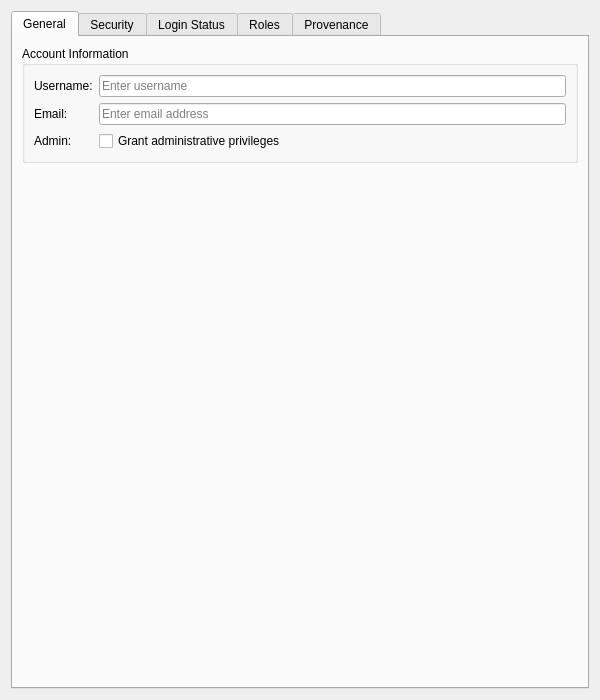
<?xml version="1.0" encoding="UTF-8"?>
<ui version="4.0">
 <class>AccountDetailDialog</class>
 <widget class="QWidget" name="AccountDetailDialog">
  <property name="geometry">
   <rect>
    <x>0</x>
    <y>0</y>
    <width>600</width>
    <height>700</height>
   </rect>
  </property>
  <property name="minimumSize">
   <size>
    <width>600</width>
    <height>500</height>
   </size>
  </property>
  <property name="sizePolicy">
   <sizepolicy hsizetype="Preferred" vsizetype="Preferred">
    <horstretch>0</horstretch>
    <verstretch>0</verstretch>
   </sizepolicy>
  </property>
  <property name="windowTitle">
   <string>Account Details</string>
  </property>
  <layout class="QVBoxLayout" name="verticalLayout">
   <item>
    <widget class="QTabWidget" name="tabWidget">
     <property name="currentIndex"><number>0</number></property>
     <widget class="QWidget" name="generalTab">
      <attribute name="title"><string>General</string></attribute>
      <layout class="QVBoxLayout" name="generalLayout">
       <item>
        <widget class="QGroupBox" name="accountInfoGroup">
         <property name="title">
          <string>Account Information</string>
         </property>
         <layout class="QFormLayout" name="formLayout">
          <item row="0" column="0">
           <widget class="QLabel" name="labelUsername">
            <property name="text">
             <string>Username:</string>
            </property>
           </widget>
          </item>
          <item row="0" column="1">
           <widget class="QLineEdit" name="usernameEdit">
            <property name="placeholderText">
             <string>Enter username</string>
            </property>
           </widget>
          </item>
          <item row="1" column="0">
           <widget class="QLabel" name="labelEmail">
            <property name="text">
             <string>Email:</string>
            </property>
           </widget>
          </item>
          <item row="1" column="1">
           <widget class="QLineEdit" name="emailEdit">
            <property name="placeholderText">
             <string>Enter email address</string>
            </property>
           </widget>
          </item>
          <item row="2" column="0">
           <widget class="QLabel" name="labelIsAdmin">
            <property name="text">
             <string>Admin:</string>
            </property>
           </widget>
          </item>
          <item row="2" column="1">
           <widget class="QCheckBox" name="isAdminCheckBox">
            <property name="text">
             <string>Grant administrative privileges</string>
            </property>
           </widget>
          </item>
         </layout>
        </widget>
       </item>
       <item>
        <spacer name="verticalSpacerGeneral">
         <property name="orientation">
          <enum>Qt::Vertical</enum>
         </property>
         <property name="sizeHint" stdset="0">
          <size>
           <width>20</width>
           <height>40</height>
          </size>
         </property>
        </spacer>
       </item>
      </layout>
     </widget>
     <widget class="QWidget" name="securityTab">
      <attribute name="title"><string>Security</string></attribute>
      <layout class="QVBoxLayout" name="securityLayout">
       <item>
        <widget class="QGroupBox" name="passwordGroup">
         <property name="title">
          <string>Password</string>
         </property>
         <layout class="QFormLayout" name="formLayout_2">
          <item row="0" column="0">
           <widget class="QLabel" name="labelPassword">
            <property name="text">
             <string>Password:</string>
            </property>
           </widget>
          </item>
          <item row="0" column="1">
           <widget class="QLineEdit" name="passwordEdit">
            <property name="echoMode">
             <enum>QLineEdit::Password</enum>
            </property>
            <property name="placeholderText">
             <string>Enter password</string>
            </property>
           </widget>
          </item>
          <item row="1" column="0">
           <widget class="QLabel" name="labelConfirmPassword">
            <property name="text">
             <string>Confirm Password:</string>
            </property>
           </widget>
          </item>
          <item row="1" column="1">
           <widget class="QLineEdit" name="confirmPasswordEdit">
            <property name="echoMode">
             <enum>QLineEdit::Password</enum>
            </property>
            <property name="placeholderText">
             <string>Confirm password</string>
            </property>
           </widget>
          </item>
         </layout>
        </widget>
       </item>
       <item>
        <spacer name="verticalSpacerSecurity">
         <property name="orientation">
          <enum>Qt::Vertical</enum>
         </property>
         <property name="sizeHint" stdset="0">
          <size>
           <width>20</width>
           <height>40</height>
          </size>
         </property>
        </spacer>
       </item>
      </layout>
     </widget>
     <widget class="QWidget" name="loginStatusTab">
      <attribute name="title"><string>Login Status</string></attribute>
      <layout class="QVBoxLayout" name="loginStatusLayout">
       <item>
        <widget class="QGroupBox" name="loginStatusGroup">
         <property name="title">
          <string>Login Status (Read-only)</string>
         </property>
         <layout class="QFormLayout" name="formLayout_4">
          <item row="0" column="0">
           <widget class="QLabel" name="labelOnline">
            <property name="text">
             <string>Online:</string>
            </property>
           </widget>
          </item>
          <item row="0" column="1">
           <widget class="QLineEdit" name="onlineEdit">
            <property name="readOnly">
             <bool>true</bool>
            </property>
           </widget>
          </item>
          <item row="1" column="0">
           <widget class="QLabel" name="labelLocked">
            <property name="text">
             <string>Locked:</string>
            </property>
           </widget>
          </item>
          <item row="1" column="1">
           <widget class="QLineEdit" name="lockedEdit">
            <property name="readOnly">
             <bool>true</bool>
            </property>
           </widget>
          </item>
          <item row="2" column="0">
           <widget class="QLabel" name="labelFailedLogins">
            <property name="text">
             <string>Failed Logins:</string>
            </property>
           </widget>
          </item>
          <item row="2" column="1">
           <widget class="QLineEdit" name="failedLoginsEdit">
            <property name="readOnly">
             <bool>true</bool>
            </property>
           </widget>
          </item>
          <item row="3" column="0">
           <widget class="QLabel" name="labelLastLogin">
            <property name="text">
             <string>Last Login:</string>
            </property>
           </widget>
          </item>
          <item row="3" column="1">
           <widget class="QLineEdit" name="lastLoginEdit">
            <property name="readOnly">
             <bool>true</bool>
            </property>
           </widget>
          </item>
          <item row="4" column="0">
           <widget class="QLabel" name="labelLastIp">
            <property name="text">
             <string>Last IP:</string>
            </property>
           </widget>
          </item>
          <item row="4" column="1">
           <widget class="QLineEdit" name="lastIpEdit">
            <property name="readOnly">
             <bool>true</bool>
            </property>
           </widget>
          </item>
          <item row="5" column="0">
           <widget class="QLabel" name="labelLastAttemptIp">
            <property name="text">
             <string>Last Attempt IP:</string>
            </property>
           </widget>
          </item>
          <item row="5" column="1">
           <widget class="QLineEdit" name="lastAttemptIpEdit">
            <property name="readOnly">
             <bool>true</bool>
            </property>
           </widget>
          </item>
         </layout>
        </widget>
       </item>
       <item>
        <spacer name="verticalSpacerLoginStatus">
         <property name="orientation">
          <enum>Qt::Vertical</enum>
         </property>
         <property name="sizeHint" stdset="0">
          <size>
           <width>20</width>
           <height>40</height>
          </size>
         </property>
        </spacer>
       </item>
      </layout>
     </widget>
     <widget class="QWidget" name="rolesTab">
      <attribute name="title"><string>Roles</string></attribute>
      <layout class="QVBoxLayout" name="rolesLayout">
       <item>
        <widget class="QLabel" name="rolesPlaceholderLabel">
         <property name="text">
          <string>Role assignments are managed via the Roles widget.</string>
         </property>
         <property name="alignment">
          <set>Qt::AlignCenter</set>
         </property>
        </widget>
       </item>
      </layout>
     </widget>
     <widget class="QWidget" name="provenanceTab">
      <attribute name="title"><string>Provenance</string></attribute>
      <layout class="QVBoxLayout" name="provenanceTabLayout">
       <item>
        <widget class="ores::qt::ProvenanceWidget" name="provenanceWidget" native="true"/>
       </item>
      </layout>
     </widget>
    </widget>
   </item>
  </layout>
 </widget>
 <customwidgets>
  <customwidget>
   <class>ores::qt::ProvenanceWidget</class>
   <extends>QWidget</extends>
   <header>ores.qt/ProvenanceWidget.hpp</header>
  </customwidget>
 </customwidgets>
 <resources/>
 <connections/>
</ui>
